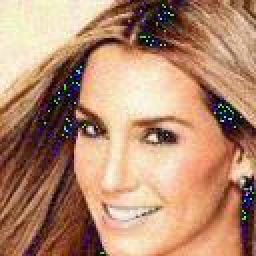
#> input picture imgCompress/gasses_noise.jpg, 128 x 128 px, given in place of 006.png, which was not available (shown 2 times larger)
$ python img_crop.py
#> lines starting #> are read from the running program, lines starting #| are printed output that depends on the picture
from glob import glob

import numpy as np
import cv2


def crop(image_path, save_path, rate):
#> called with image_path = '../images/006.png', save_path = 'img_cropped.jpg', rate = 0.5
    img = cv2.imread(image_path,1)
#> img is the input picture: shape (128, 128, 3); mean B, G, R 111.5, 138, 179.9
    h, w = img.shape[:2]
#> h = 128; w = 128
    w = int(w*rate)
#> w = 64
    h = int(h*rate)
#> h = 64
    x = (img.shape[1] - w)//2
#> x = 32
    y = (img.shape[0] - h)//2
#> y = 32
    # print(y,y+h, x,x+w)
    img = img[y:y+h, x:x+w]
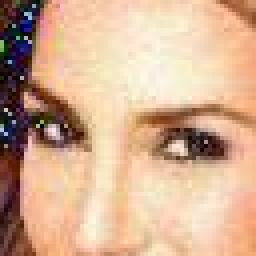
#> img: shape (64, 64, 3) (shown 4 times larger); mean B, G, R 145.6, 174, 210.8
    save_path = save_path[:save_path.rfind('.')] + '.jpg'
    cv2.imwrite(save_path, img)


if __name__ == '__main__':
    img_path = '../images/006.png'

    crop(img_path, "img_cropped.jpg", rate=.5)

$ run again, on imgCompress/super_2_img/015216.jpg
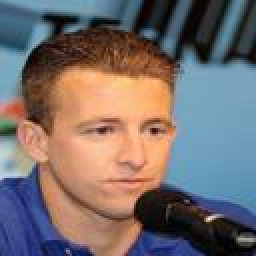
#> input picture imgCompress/super_2_img/015216.jpg, 128 x 128 px, given in place of 006.png, which was not available (shown 2 times larger)
#> in crop, img is the input picture: shape (128, 128, 3); mean B, G, R 108.8, 109.1, 118.7
#> in crop, `img = img[y:y+h, x:x+w]`:
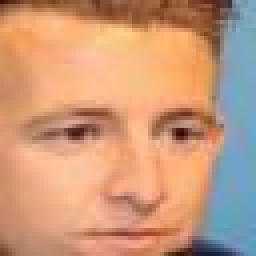
#> img: shape (64, 64, 3) (shown 4 times larger); mean B, G, R 122.9, 153.1, 201.4
